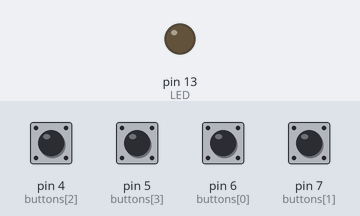
Bench run of a sketch on a simulated Arduino Uno, built with avr-gcc and run on an emulated ATmega328P. Shown: output pins drawn as LEDs (lit = HIGH). The inputs (shaded band) are chosen by the test bench; at power-on: pin 4 (buttons[2]), pin 5 (buttons[3]), pin 6 (buttons[0]), pin 7 (buttons[1]) HIGH.

Above: at 1.2 s.
1.3 s: pin 4 (buttons[2]) pulled LOW for 0.15 s
At 1.9 s:
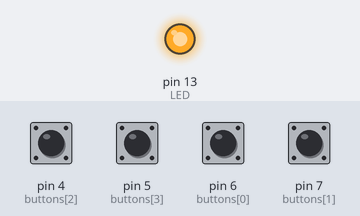
2.9 s: pin 4 (buttons[2]) pulled LOW for 1 s
At 4.2 s:
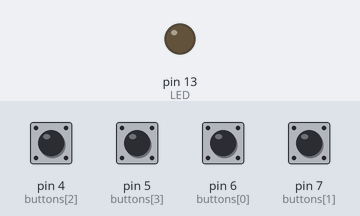
5.4 s: pin 5 (buttons[3]) pulled LOW for 0.15 s
At 6.2 s:
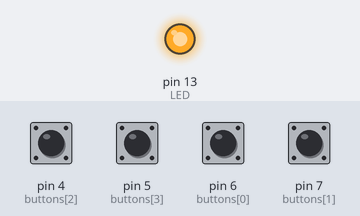
Timing chart, 0 to 8.4 s (numbered marks = the images above; inputs shaded):
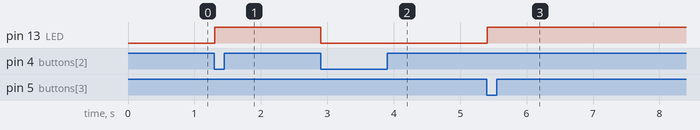

Measured:
- after the input at 1.3 s, pin 13 (LED): LOW → HIGH at once
- after the input at 2.9 s, pin 13 (LED): HIGH → LOW at once
- after the input at 5.4 s, pin 13 (LED): LOW → HIGH at once

The sketch:

arraysbounce.ino
```cpp
#include <Bounce.h>

// This code turns a led on/off through debounced buttons
// Buttons wired one side to pin the other 330oms to ground

//#define B0 4// i have a feeling there is
//#define B1 5// an injection issue with these first two

#define B2 6
#define B3 7

byte buttons[]={6,7,4,5};  //seperate array from definitions to set up the pins
#define NUMBUTTONS sizeof(buttons) //gives size of array *helps for adding buttons

#define LED 13
int ledValue = LOW;

// I really dont see getting around doing this manually
Bounce bouncer[] = {//would guess thats what the fuss is about
  Bounce(4,5),
  Bounce(5,5),
  Bounce(B2,5),
  Bounce(B3,5)
};

void setup() {
   for (byte set=0;set<NUMBUTTONS;set++){//sets the button pins
     pinMode(buttons[set],INPUT);
     digitalWrite(buttons[set],HIGH);//<-comment out this line if not using internal pull ups
   }//-----------------------------------and change read()==to high if your set up requires
  pinMode(LED,OUTPUT);//------------------otherwise event will occure on release
}

void loop() {
// test turning on a led with any of the debounced buttons
for(int num=0;num<NUMBUTTONS;num++){
   if ( bouncer[num].update()) {
     if ( bouncer[num].read() == LOW) {
       if ( ledValue == LOW ) {
         ledValue = HIGH;
       } else {
         ledValue = LOW;
       }
       digitalWrite(LED,ledValue);
     }
   }

}
}
```
